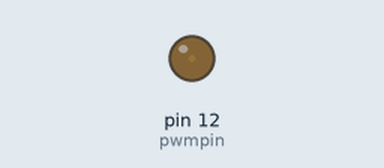
Recording of a program running on a simulated Raspberry Pi (header pin numbers). On the bench: output pins drawn as LEDs (lit = HIGH).

Above: at 0.05 s.
At 0.95 s:
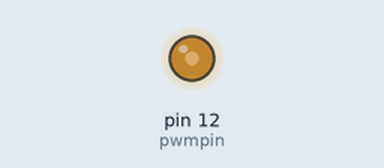
At 1.85 s:
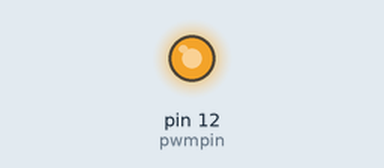
At 3.65 s:
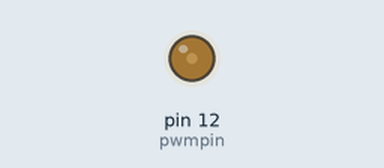
Timing chart, 0 to 5.4 s (numbered marks = the images above):
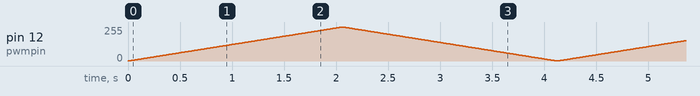

The program:

wiringpiDChw.py
```python
#!/usr/bin/env python
import wiringpi2 as wiringpi
from time import sleep

# using P1 header pin numbers
wiringpi.wiringPiSetupPhys()
pwmpin = 12

# 0: INPUT
# 1: OUTPUT
# 2: PWM_OUTPUT.
wiringpi.pinMode(pwmpin,2)      # pwm only works on P1 header pin 12
wiringpi.pwmWrite(pwmpin, 0)    # duty cycle between 0 and 1024. 0 = off, 1024 = fully on


pause_time = 0.002          # you can change this to slow down/speed up

try:
    while True:
        for i in range(0,1025):
            wiringpi.pwmWrite(pwmpin,i)
            sleep(pause_time)
        for i in range(1024,-1,-1):
            wiringpi.pwmWrite(pwmpin,i)
            sleep(pause_time)

finally:
    wiringpi.pwmWrite(pwmpin,0)
    wiringpi.pinMode(pwmpin,0)
```
